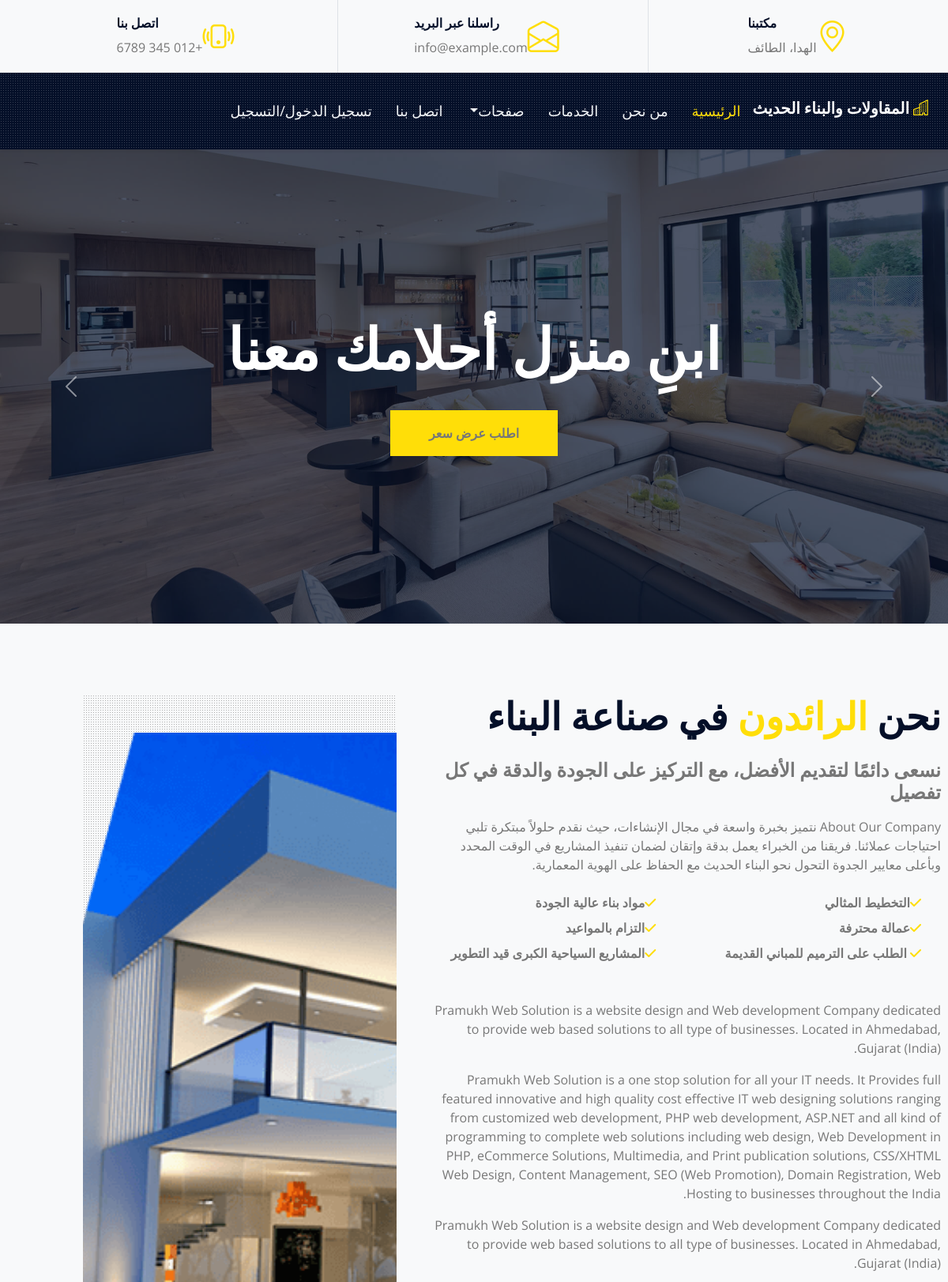
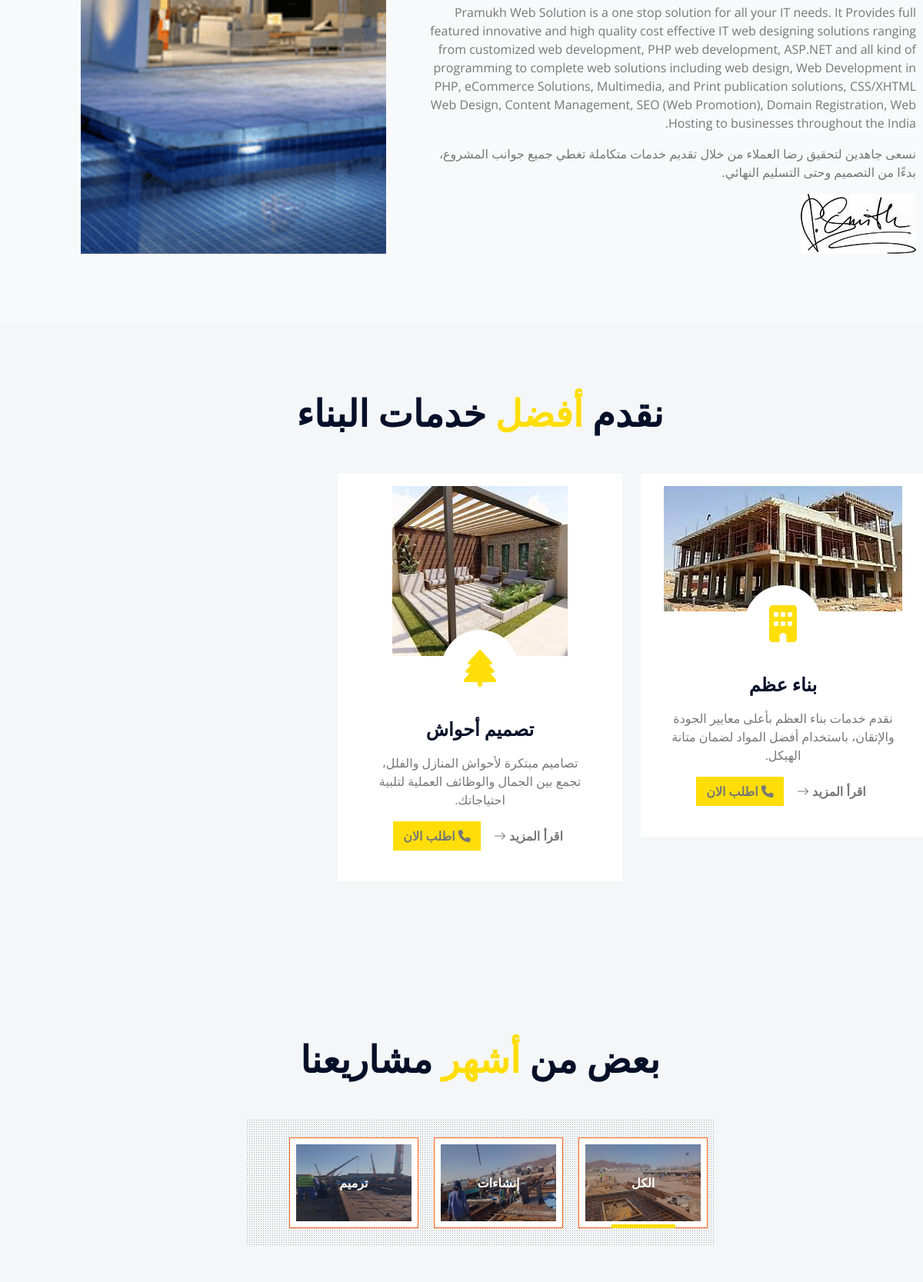
The page / (upper part) on the database its author committed (2 pictures, top to bottom).
### tables this page shows
CREATE TABLE `sliders` (
  `id` int(11) NOT NULL,
  `title` varchar(255) NOT NULL,
  `image` varchar(255) NOT NULL,
  `subtitle` varchar(255) DEFAULT NULL,
  `button_text` varchar(100) DEFAULT NULL,
  `button_link` varchar(255) DEFAULT NULL,
  `created_at` timestamp NOT NULL DEFAULT current_timestamp()
);

CREATE TABLE `about` (
  `id` int(10) NOT NULL,
  `title` varchar(100) NOT NULL,
  `content` longtext NOT NULL,
  `image` varchar(300) NOT NULL
);

CREATE TABLE `services` (
  `id` int(11) NOT NULL,
  `name` varchar(255) NOT NULL,
  `description` text NOT NULL,
  `icon_class` varchar(100) NOT NULL,
  `image` varchar(255) NOT NULL,
  `details_url` varchar(255) NOT NULL
);

CREATE TABLE `categories` (
  `id` int(11) NOT NULL,
  `name` varchar(100) NOT NULL,
  `class_name` varchar(50) NOT NULL,
  `image` varchar(255) NOT NULL
);

### index.php (the view, shortened to what this page needs)
		<?php include("include/header.php");?>
    <div class="container-fluid p-0">
        <div id="header-carousel" class="carousel slide carousel-fade" data-bs-ride="carousel">
              <div class="carousel-inner">
            <?php
            $query = mysqli_query($con, "SELECT * FROM sliders ORDER BY id ASC");
            $first = true;
            while ($row = mysqli_fetch_assoc($query)) {
            ?>
            <div class="carousel-item <?= $first ? 'active' : '' ?>">
               <img class="w-100" src="admin/uploads/<?= htmlspecialchars($row['image']) ?>" alt="صورة" >
                <div class="carousel-caption d-flex flex-column align-items-center justify-content-center">
                    <div class="p-3" style="max-width: 900px;">
                        <h1 class="display-2 text-uppercase text-white mb-md-4"><?= htmlspecialchars($row['title']) ?></h1>
                        <?php if ($row['button_text']) : ?>
                            <a href="<?= htmlspecialchars($row['button_link']) ?>" class="btn bg-primary py-md-3 px-md-5 mt-2"><?= htmlspecialchars($row['button_text']) ?></a>
                        <?php endif; ?>
                    </div>
                </div>
            </div>
            <?php $first = false; } ?>
        </div>
            <button class="carousel-control-prev" type="button" data-bs-target="#header-carousel"
                data-bs-slide="prev">
                <span class="carousel-control-prev-icon" aria-hidden="true"></span>
            </button>
            <button class="carousel-control-next" type="button" data-bs-target="#header-carousel"
                data-bs-slide="next">
                <span class="carousel-control-next-icon" aria-hidden="true"></span>
            </button>
        </div>
    </div>
     <div class="container-fluid py-6 ps-5 pe-0 ">
    	<?php
					$query=mysqli_query($con,"SELECT * FROM about");
					while($row=mysqli_fetch_array($query))
					{
				?>
        <div class="row g-5">
            <div class="col-lg-7">
                <h1 class="display-5 text-uppercase mb-4">نحن <span class="text-primary">الرائدون</span> في صناعة البناء</h1>
                <h4 class="text-uppercase mb-3 text-body">نسعى دائمًا لتقديم الأفضل، مع التركيز على الجودة والدقة في كل تفصيل</h4>
                <p>
                نتميز بخبرة واسعة في مجال الإنشاءات، حيث نقدم حلولاً مبتكرة تلبي احتياجات عملائنا. فريقنا من الخبراء يعمل بدقة وإتقان لضمان تنفيذ المشاريع في الوقت المحدد وبأعلى معايير الجدوة التحول نحو البناء الحديث مع الحفاظ على الهوية المعمارية.</p>
                <div class="row gx-5 py-2">
                    <div class="col-sm-6 mb-2">
                        <p class="fw-bold mb-2"><i class="fa fa-check text-primary me-3"></i>التخطيط المثالي</p>
                        <p class="fw-bold mb-2"><i class="fa fa-check text-primary me-3"></i>عمالة محترفة</p>
                        <p class="fw-bold mb-2"><i class="fa fa-check text-primary me-3"></i> الطلب على الترميم للمباني القديمة</p>
                    </div>
                    <div class="col-sm-6 mb-2">
                        <p class="fw-bold mb-2"><i class="fa fa-check text-primary me-3"></i>مواد بناء عالية الجودة</p>
                        <p class="fw-bold mb-2"><i class="fa fa-check text-primary me-3"></i>التزام بالمواعيد</p>
                        <p class="fw-bold mb-2"><i class="fa fa-check text-primary me-3"></i>المشاريع السياحية الكبرى قيد التطوير</p>
                    </div>
                </div>
                <p class="mb-4">
                <?php echo $row['2'];?>
                نسعى جاهدين لتحقيق رضا العملاء من خلال تقديم خدمات متكاملة تغطي جميع جوانب المشروع، بدءًا من التصميم وحتى التسليم النهائي.</p>
                <img src="img/signature.jpg" alt="توقيع">
        </div>
            <div class="col-lg-5 pb-5" style="min-height: 400px;">
                <div class="position-relative bg-dark-radial h-100 ms-5">
                    <img class="position-absolute w-100 h-100 mt-5 ms-n5" src="admin/upload/<?php echo $row['3'];?>" style="object-fit: cover;" alt="صورة عن الشركة">
                </div>
            </div>
        </div>
        	<?php } ?>
    </div>
        <div class="container-fluid bg-light py-6 ps-5 pe-0">
                <div class="text-center mx-auto mb-5" style="max-width: 600px;">
                    <h1 class="display-5 text-uppercase mb-4">نقدم <span class="text-primary">أفضل</span> خدمات البناء</h1>
                </div>
                <?php
                        $sql = "SELECT * FROM services";
                        $result = $con->query($sql);
                        ?>
                        <div class="row">
                        <?php
                        if ($result->num_rows > 0) {
                            while ($row = $result->fetch_assoc()) {
                                ?>
                                <div class="col-lg-4 col-md-6 mb-4">
                                    <div class="service-item bg-white rounded d-flex flex-column align-items-center text-center p-3">
                                        <img class="img-fluid mb-3" src="<?php echo htmlspecialchars($row['image']); ?>" alt="<?php echo htmlspecialchars($row['name']); ?>">
                                        <div class="service-icon bg-white mb-3">
                                            <i class="fa fa-3x <?php echo htmlspecialchars($row['icon_class']); ?> text-primary"></i>
                                        </div>
                                        <div class="px-4 pb-4">
                                            <h4 class="text-uppercase mb-3">
                                                <a href="<?php echo htmlspecialchars($row['details_url']); ?>" style="text-decoration:none; color:inherit;">
                                                    <?php echo htmlspecialchars($row['name']); ?>
                                                </a>
                                            </h4>
                                            <p><?php echo htmlspecialchars($row['description']); ?></p>
                                            <div>
                                                <a class="btn" href="<?php echo htmlspecialchars($row['details_url']); ?>">اقرأ المزيد <i class="bi bi-arrow-right"></i></a>
                                                <a href="tel:+967773748697" class="btn bg-primary ms-2" title="اتصال">
                                                    <i class="fas fa-phone"> اطلب الان</i>
                                                </a>
                                            </div>
                                        </div>
                                    </div>
                                </div>
                                <?php
                            }
                        } else {
                            echo "<p>لا توجد خدمات حالياً.</p>";
                        }
                        ?>
                        </div>
        </div>
<?php
        $categories_result = mysqli_query($con, "SELECT * FROM categories ORDER BY id");
        $filter = $_GET['filter'] ?? '*';
?>
        <div class="container-fluid bg-light py-6 ps-5 pe-0">
            <div class="text-center mx-auto mb-5" style="max-width: 600px;">
                <h1 class="display-5 text-uppercase mb-4">بعض من <span class="text-primary">أشهر</span> مشاريعنا</h1>
            </div>
            <div class="row gx-5">
                <div class="col-12 text-center">
                    <div class="d-inline-block bg-dark-radial text-center pt-4 ps-5 pe-0 mb-5">
                        <ul class="list-inline mb-0" id="portfolio-flters">
                            <?php while($cat = mysqli_fetch_assoc($categories_result)): ?>
                                <li class="btn btn-outline-primary bg-white p-2 mx-2 mb-4 <?php echo ($filter == $cat['class_name'] || ($filter == '*' && $cat['class_name']=='*')) ? 'active' : '' ?>"
                                    data-filter="<?php echo $cat['class_name']; ?>">
                                    <a href="?filter=<?php echo $cat['class_name']; ?>" style="text-decoration:none; color:inherit;">
                                        <img src="<?php echo htmlspecialchars($cat['image']); ?>" style="width: 150px; height: 100px;">
                                        <div class="position-absolute top-0 start-0 end-0 bottom-0 m-2 d-flex align-items-center justify-content-center" style="background: rgba(4, 15, 40, .3);">
                                            <h6 class="text-white text-uppercase m-0"><?php echo htmlspecialchars($cat['name']); ?></h6>
                                        </div>
                                    </a>
                                </li>
                            <?php endwhile; ?>
                        </ul>
                    </div>
                </div>
            </div>
            <div class="row g-5 portfolio-container">
            </div>
        </div>
		<?php include("include/footer.php");?>

### css/style.css (style rules this page uses)
:root { --primary: #ffde08; --secondary: #FDBE33; --light: #F4F6F8; --dark: #040F28; }
.py-6 { padding-top: 90px; padding-bottom: 90px; }
.btn { position: relative; font-weight: 600; text-transform: uppercase; transition: .5s; }
.btn::after { position: absolute; content: ""; width: 0; height: 5px; bottom: -1px; left: 50%; background: var(--primary); transition: .5s; }
.btn:hover::after, .btn.active::after { width: 50%; left: 25%; }
.bg-dark-radial { background-image: -webkit-repeating-radial-gradient(center center, rgba(0, 0, 0, 0.3), rgba(0, 0, 0, 0.3) 1px, transparent 1px, transparent 100%); background-image: -moz-repeating-radial-gradient(center center, rgba(0, 0, 0, 0.3), rgba(0, 0, 0, 0.3) 1px, transparent 1px, transparent 100%); background-image: -ms-repeating-radial-gradient(center center, rgba(0, 0, 0, 0.3), rgba(0, 0, 0, 0.3) 1px, transparent 1px, transparent 100%); background-image: -o-repeating-radial-gradient(center center, rgba(0, 0, 0, 0.3), rgba(0, 0, 0, 0.3) 1px, transparent 1px, transparent 100%); background-image: repeating-radial-gradient(center center, rgba(0, 0, 0, 0.3), rgba(0, 0, 0, 0.3) 1px, transparent 1px, transparent 100%); background-size: 3px 3px; }
.carousel-caption { top: 0; left: 0; right: 0; bottom: 0; background: rgba(4, 15, 40, .7); z-index: 1; }
.service-item .service-icon { margin-top: -50px; width: 100px; height: 100px; display: flex; align-items: center; justify-content: center; border-radius: 100px; }
.service-item .service-icon i { transition: .2s; }

### include/header.php (style rules this page uses)
* { margin: 0; padding: 0; box-sizing: border-box; }
html, body { width: 100%; height: 100%; margin: 0; padding: 0; overflow-x: hidden; background-color: #f8f9fa; }
body { background-color: #f8f9fa; direction: rtl; text-align: right; overflow-x: hidden; }
.row { display: flex; flex-wrap: wrap; margin-inline: -15px; }

### rows shown on the page
sliders: image (picture), title "ابنِ منزل أحلامك معنا", button_text "اطلب عرض سعر"
about: content "Pramukh Web Solution is a website design and Web development Company dedicated to provide web based solutions to all type of businesses. Located in Ahmedabad, Gujarat (India). Pramukh Web Solution is a one stop solution for all your IT needs. It Provides full featured innovative and high quality cost effective IT web designing solutions ranging from customized web development, PHP web development, ASP.NET and all kind of programming to complete web solutions including web design, Web Development in PHP, eCommerce Solutions, Multimedia, and Print publication solutions, CSS/XHTML Web Design, Content Management, SEO (Web Promotion), Domain Registration, Web Hosting to businesses throughout the…", image (picture)
services: image (picture), name "بناء عظم", description "نقدم خدمات بناء العظم بأعلى معايير الجودة والإتقان، باستخدام أفضل المواد لضمان متانة الهيكل."
services: image (picture), name "تصميم أحواش", description "تصاميم مبتكرة لأحواش المنازل والفلل، تجمع بين الجمال والوظائف العملية لتلبية احتياجاتك."
categories: image (picture), name "الكل"
categories: image (picture), name "إنشاءات"
categories: image (picture), name "ترميم"
